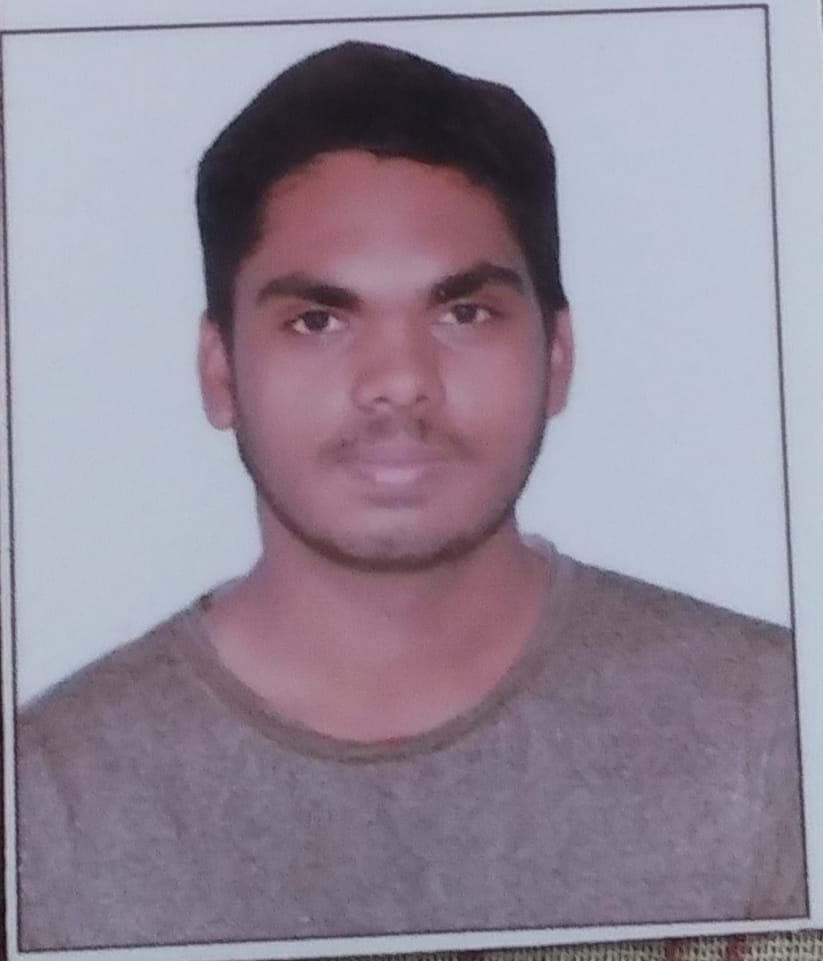
#> input picture PCA(Image Dimentionality Reduction)/photo1.jpg, 823 x 961 px
$ jupyter execute --allow-errors pca.ipynb
#> lines starting #> are read from the running program, lines starting #| are printed output that depends on the picture
[cell 1]
import numpy as np
import matplotlib.pyplot as plt
from sklearn.decomposition import PCA
from PIL import Image

[cell 2]
img = Image.open("photo1.jpg")
#> img is the input picture: PIL image 823x961 RGB; mean R, G, B 147.9, 138.5, 153
print(img)
#| <PIL.JpegImagePlugin.JpegImageFile image mode=RGB size=823x961 at 0x7FD064EFD390>
img = img.convert("L")
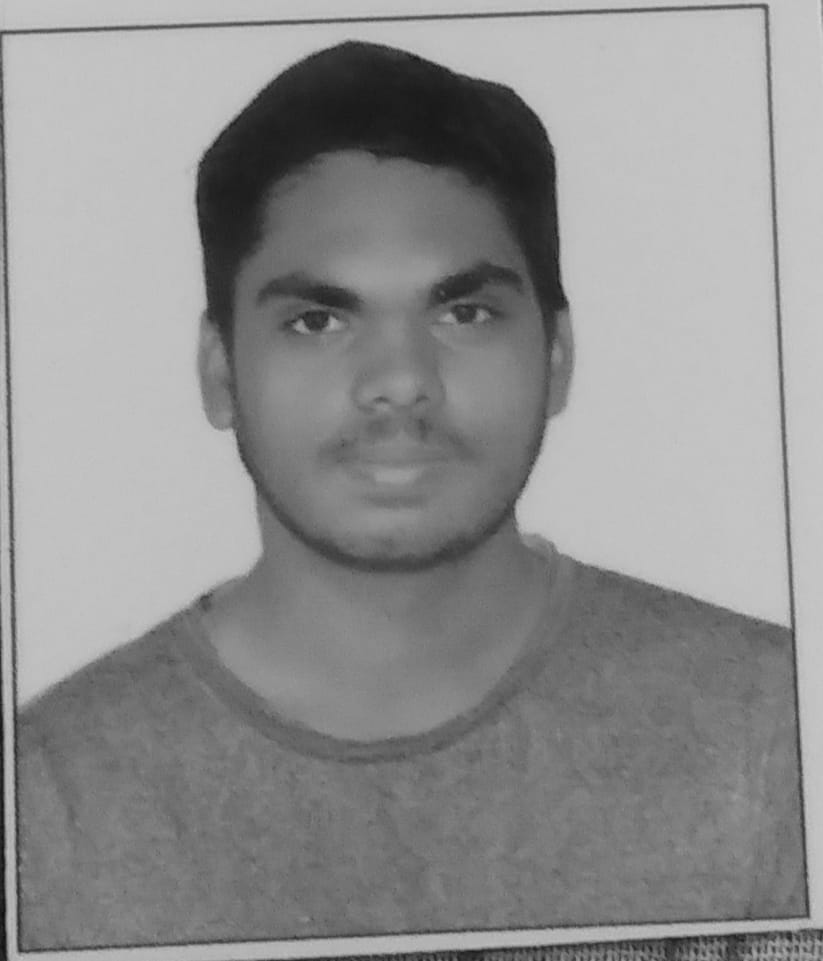
#> img: PIL image 823x961 L; min 14, max 211, mean 143

img_array = np.array(img)

[cell 3]
img_array.shape
#> Out = (961, 823)

[cell 4]
plt.imshow(img_array)

[cell 5]
pca_components = 50
pca = PCA(n_components=pca_components)
pca_reduced = pca.fit_transform(img_array)
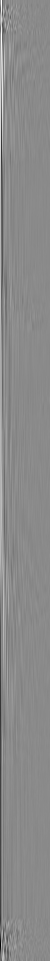
#> pca_reduced: shape (961, 50) float64; min -1762.2, max 1484.4, mean 0; drawn with min black and max white
print(pca_reduced.shape)
#| (961, 50)

[cell 6]
plt.imshow(img_array)

[cell 7]
recinstructed = pca.inverse_transform(pca_reduced)

[cell 8]
plt.imshow(recinstructed)

[cell 9]
import numpy as np
import matplotlib.pyplot as plt
from sklearn.decomposition import PCA
from PIL import Image

# Load color image
img = Image.open("photo1.jpg")   # replace with your image file
img = np.array(img) / 255.0          # normalize [0,1]
#> img: shape (961, 823, 3) float64

# Separate RGB channels
channels = []
#> (the rest of this cell did not finish here and is left out)

$ run again, with PCA(Image Dimentionality Reduction)/photo2.jpg copied over PCA(Image Dimentionality Reduction)/photo1.jpg
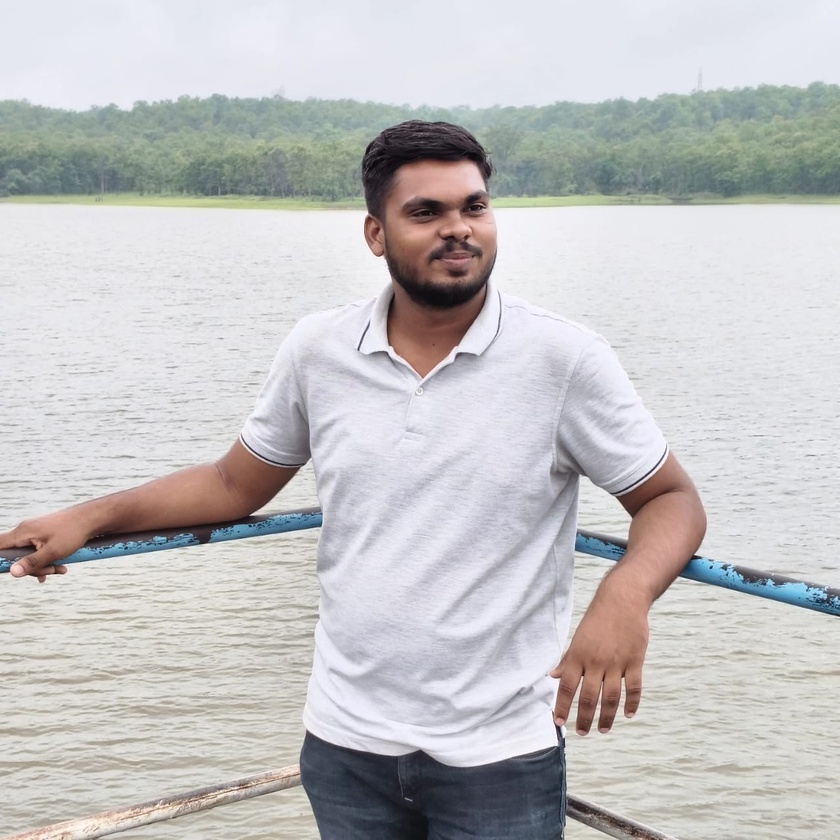
#> input picture PCA(Image Dimentionality Reduction)/photo2.jpg, 840 x 840 px, shrunk from 1280 x 1280 before the run
#> img is the input picture: PIL image 840x840 RGB; mean R, G, B 195.6, 194.5, 195.5
#| <PIL.JpegImagePlugin.JpegImageFile image mode=RGB size=840x840 at 0x7FD06482DA90>
#| (840, 50)
#> `recinstructed = pca.inverse_transform(pca_reduced)`:
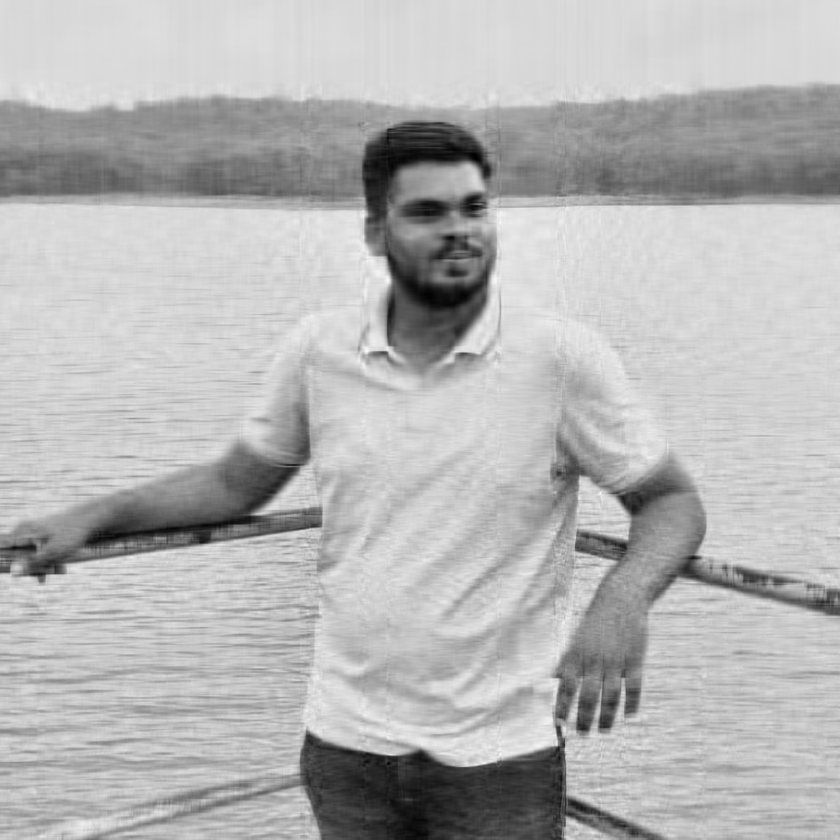
#> recinstructed: shape (840, 840) float64; min 4.34, max 272.3, mean 194.9; drawn with min black and max white
